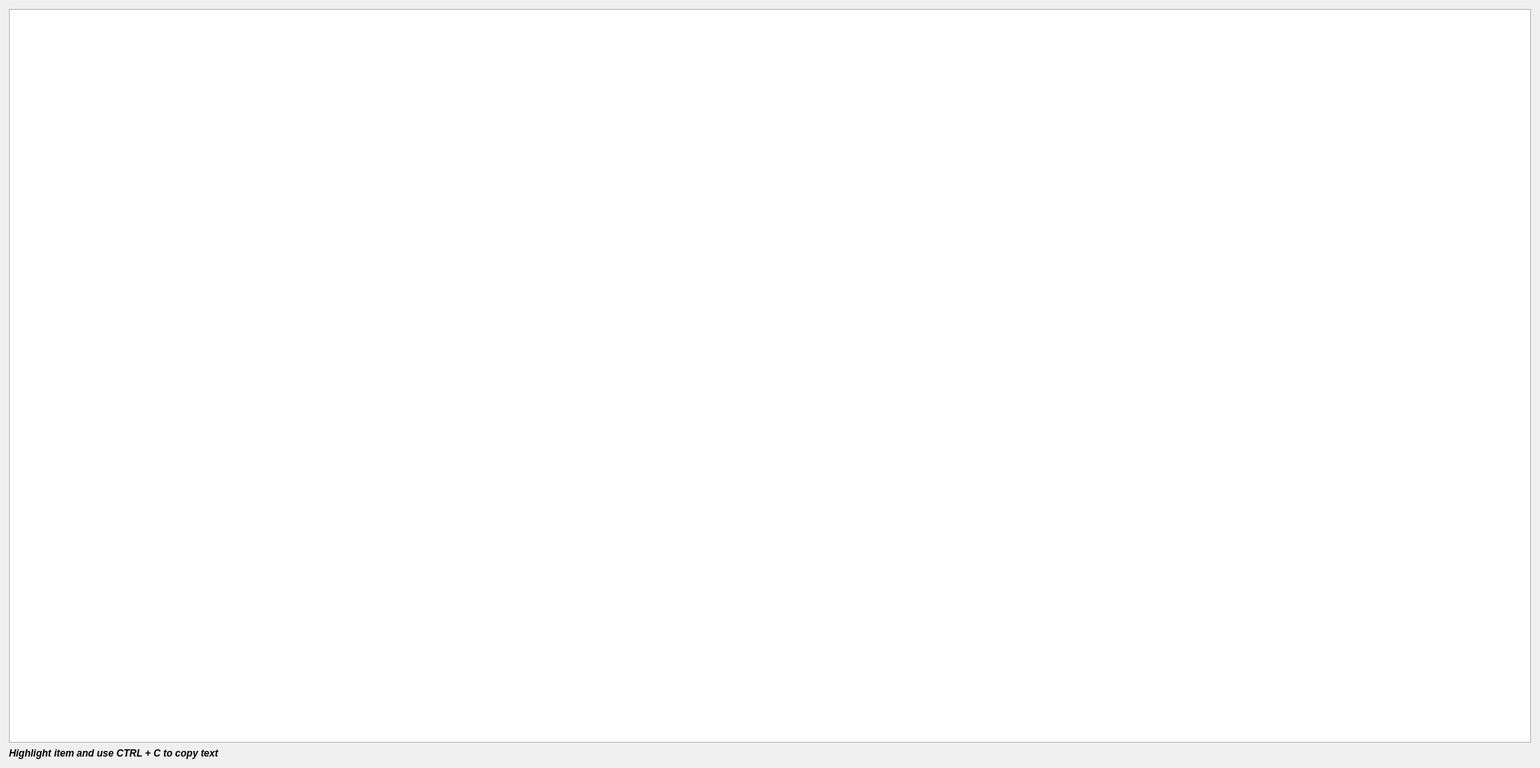
<?xml version="1.0" encoding="UTF-8"?>
<ui version="4.0">
 <class>SCDBMerkleRootHistoryDialog</class>
 <widget class="QDialog" name="SCDBMerkleRootHistoryDialog">
  <property name="geometry">
   <rect>
    <x>0</x>
    <y>0</y>
    <width>1889</width>
    <height>942</height>
   </rect>
  </property>
  <property name="windowTitle">
   <string>Sidechain Merkle Root / M4 History</string>
  </property>
  <layout class="QVBoxLayout" name="verticalLayout">
   <item>
    <widget class="QTreeWidget" name="treeWidget">
     <property name="font">
      <font>
       <family>Noto Mono</family>
      </font>
     </property>
     <property name="columnCount">
      <number>1</number>
     </property>
     <attribute name="headerVisible">
      <bool>false</bool>
     </attribute>
     <column>
      <property name="text">
       <string notr="true">1</string>
      </property>
     </column>
    </widget>
   </item>
   <item>
    <widget class="QLabel" name="label">
     <property name="font">
      <font>
       <weight>75</weight>
       <italic>true</italic>
       <bold>true</bold>
      </font>
     </property>
     <property name="text">
      <string>Highlight item and use CTRL + C to copy text</string>
     </property>
    </widget>
   </item>
  </layout>
 </widget>
 <resources/>
 <connections/>
</ui>
